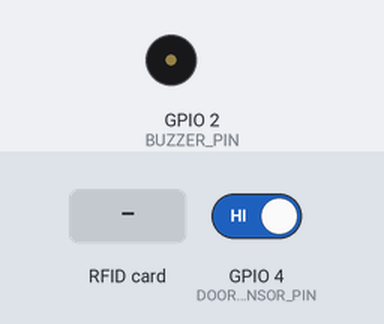
Simulated run of this sketch. Board: ESP32-S3. Parts: buzzer (waves = sounding, pin HIGH). The inputs (shaded band) are chosen by the test bench; at power-on: GPIO 4 (DOOR_SENSOR_PIN) HIGH. WiFi joins after 1.5 s; servers stay silent unless stated; uploads are accepted with an empty reply; what the sketch prints to the serial monitor is not drawn.

Above: at 3.7 s.
3.8 s: GPIO 4 (DOOR_SENSOR_PIN) driven LOW
At 3.95 s:
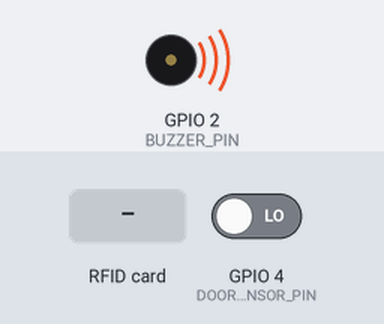
6.8 s: RFID card DE AD BE EF held to the reader
At 8.0 s:
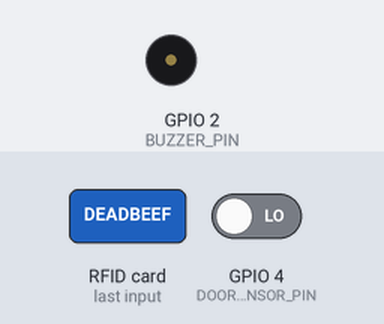
8.7 s: RFID card CA FE BA BE held to the reader
At 9.42 s:
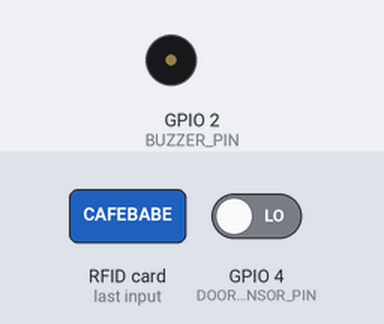
10.7 s: RFID card 5E 7A 19 C4 held to the reader
At 11.7 s:
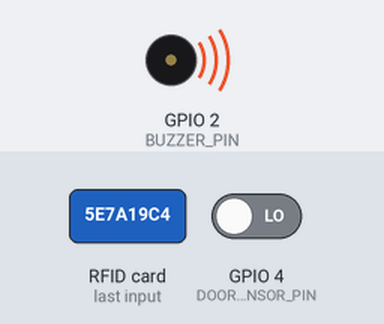
Timing chart, 0 to 13.7 s (numbered marks = the images above; inputs shaded):
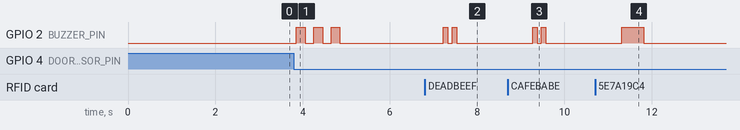

Measured:
- after the input at 3.8 s, GPIO 2 (BUZZER_PIN): alternates HIGH for 0.20 s and LOW for 0.20 s, 6 changes in all, then stays LOW, starting after 0.06 s
- after the input at 6.8 s, GPIO 2 (BUZZER_PIN): alternates HIGH for 0.10 s and LOW for 0.10 s, 4 changes in all, then stays LOW, starting after 0.43 s
- after the input at 8.7 s, GPIO 2 (BUZZER_PIN): alternates HIGH for 0.10 s and LOW for 0.10 s, 4 changes in all, then stays LOW, starting after 0.57 s
- after the input at 10.7 s, GPIO 2 (BUZZER_PIN): LOW → HIGH after 0.61 s, → LOW 0.50 s later

The sketch:

esp32_door_sensor.ino
```cpp
/*
 * ESP32-S3 Door Sensor Security System
 *
 * Hardware Requirements:
 * - ESP32-S3 Dev Board
 * - Magnetic Reed Switch (Door Sensor)
 * - RFID-RC522 Module (for authorization)
 * - Buzzer (optional for local alerts)
 *
 * Pin Configuration:
 * - DOOR_SENSOR_PIN: GPIO 4 (Reed switch)
 * - RFID SDA/SS: GPIO 5
 * - RFID SCK: GPIO 18
 * - RFID MOSI: GPIO 23
 * - RFID MISO: GPIO 19
 * - RFID RST: GPIO 22
 * - BUZZER_PIN: GPIO 2
 */

#include <WiFi.h>
#include <HTTPClient.h>
#include <ArduinoJson.h>
#include <MFRC522.h>
#include <SPI.h>

// WiFi credentials - CHANGE THESE
const char* ssid = "YOUR_WIFI_SSID";
const char* password = "YOUR_WIFI_PASSWORD";

// API endpoint - CHANGE THIS to your deployed URL
const char* serverUrl = "https://your-app.vercel.app/api/door/event";

// IMPORTANT: Configure these values for each ESP32 board
// Example configurations for each location:
// SANTIAGO: boardName = "ESP32-SANTIAGO-01", location = "SANTIAGO CASA MATRIZ"
// ANTOFAGASTA: boardName = "ESP32-ANTOFAGASTA-01", location = "ANTOFAGASTA"
// COQUIMBO: boardName = "ESP32-COQUIMBO-01", location = "COQUIMBO"
// CONCEPCIÓN: boardName = "ESP32-CONCEPCION-01", location = "CONCEPCIÓN"
// PUERTO MONTT: boardName = "ESP32-PUERTOMONTT-01", location = "PUERTO MONTT"

const char* boardName = "ESP32-SANTIAGO-01";  // Change for each board
const char* location = "SANTIAGO CASA MATRIZ";  // Must match database locations

// Pin definitions
#define DOOR_SENSOR_PIN 4
#define BUZZER_PIN 2
#define RST_PIN 22
#define SS_PIN 5

// RFID setup
MFRC522 rfid(SS_PIN, RST_PIN);

// Authorized RFID UIDs (add your card UIDs here)
byte authorizedUIDs[][4] = {
  {0xDE, 0xAD, 0xBE, 0xEF},  // Example UID 1
  {0xCA, 0xFE, 0xBA, 0xBE}   // Example UID 2
};
const int numAuthorizedCards = 2;

// State tracking
bool lastDoorState = HIGH;  // HIGH = closed, LOW = open
bool rfidAuthorized = false;
unsigned long lastRfidCheck = 0;
const unsigned long RFID_CHECK_INTERVAL = 1000;  // Check RFID every 1 second
const unsigned long AUTH_TIMEOUT = 5000;  // Authorization valid for 5 seconds

void setup() {
  Serial.begin(115200);
  delay(1000);

  Serial.println("ESP32-S3 Door Sensor Starting...");

  // Initialize pins
  pinMode(DOOR_SENSOR_PIN, INPUT_PULLUP);
  pinMode(BUZZER_PIN, OUTPUT);
  digitalWrite(BUZZER_PIN, LOW);

  // Initialize SPI and RFID
  SPI.begin();
  rfid.PCD_Init();
  Serial.println("RFID initialized");

  // Connect to WiFi
  connectWiFi();

  // Read initial door state
  lastDoorState = digitalRead(DOOR_SENSOR_PIN);
  Serial.printf("Initial door state: %s\n", lastDoorState == HIGH ? "CLOSED" : "OPEN");
}

void loop() {
  // Check WiFi connection
  if (WiFi.status() != WL_CONNECTED) {
    Serial.println("WiFi disconnected, reconnecting...");
    connectWiFi();
  }

  // Check for RFID card
  checkRFID();

  // Read door sensor
  bool currentDoorState = digitalRead(DOOR_SENSOR_PIN);

  // Detect state change
  if (currentDoorState != lastDoorState) {
    delay(50);  // Debounce
    currentDoorState = digitalRead(DOOR_SENSOR_PIN);

    if (currentDoorState != lastDoorState) {
      lastDoorState = currentDoorState;
      handleDoorEvent(currentDoorState);
    }
  }

  delay(100);
}

void connectWiFi() {
  Serial.printf("Connecting to WiFi: %s\n", ssid);
  WiFi.begin(ssid, password);

  int attempts = 0;
  while (WiFi.status() != WL_CONNECTED && attempts < 30) {
    delay(500);
    Serial.print(".");
    attempts++;
  }

  if (WiFi.status() == WL_CONNECTED) {
    Serial.println("\nWiFi connected!");
    Serial.print("IP address: ");
    Serial.println(WiFi.localIP());
  } else {
    Serial.println("\nWiFi connection failed!");
  }
}

void checkRFID() {
  if (millis() - lastRfidCheck < RFID_CHECK_INTERVAL) {
    return;
  }
  lastRfidCheck = millis();

  // Reset authorization if timeout expired
  if (rfidAuthorized && millis() - lastRfidCheck > AUTH_TIMEOUT) {
    rfidAuthorized = false;
  }

  // Check for new card
  if (!rfid.PICC_IsNewCardPresent() || !rfid.PICC_ReadCardSerial()) {
    return;
  }

  Serial.print("RFID detected: ");
  for (byte i = 0; i < rfid.uid.size; i++) {
    Serial.print(rfid.uid.uidByte[i] < 0x10 ? " 0" : " ");
    Serial.print(rfid.uid.uidByte[i], HEX);
  }
  Serial.println();

  // Check if card is authorized
  bool authorized = false;
  for (int i = 0; i < numAuthorizedCards; i++) {
    if (memcmp(rfid.uid.uidByte, authorizedUIDs[i], 4) == 0) {
      authorized = true;
      break;
    }
  }

  if (authorized) {
    Serial.println("Access GRANTED");
    rfidAuthorized = true;
    beep(2, 100);  // Two short beeps
    sendEvent("authorized", true, "RFID card authorized");
  } else {
    Serial.println("Access DENIED");
    beep(1, 500);  // One long beep
    sendEvent("unauthorized", false, "Unknown RFID card");
  }

  rfid.PICC_HaltA();
  rfid.PCD_StopCrypto1();
}

void handleDoorEvent(bool doorState) {
  String eventType;
  bool authorized = false;
  String details = "";

  if (doorState == LOW) {  // Door opened
    if (rfidAuthorized) {
      eventType = "open";
      authorized = true;
      details = "Door opened with authorization";
      Serial.println("Door OPENED (Authorized)");
      rfidAuthorized = false;  // Reset authorization
    } else {
      eventType = "forced";
      authorized = false;
      details = "Door opened without authorization";
      Serial.println("Door OPENED (FORCED/UNAUTHORIZED)");
      beep(3, 200);  // Three beeps for alert
    }
  } else {  // Door closed
    eventType = "close";
    authorized = true;
    details = "Door closed";
    Serial.println("Door CLOSED");
  }

  sendEvent(eventType, authorized, details);
}

void sendEvent(String eventType, bool authorized, String details) {
  if (WiFi.status() != WL_CONNECTED) {
    Serial.println("Cannot send event - WiFi not connected");
    return;
  }

  HTTPClient http;
  http.begin(serverUrl);
  http.addHeader("Content-Type", "application/json");

  StaticJsonDocument<300> doc;
  doc["event_type"] = eventType;
  doc["authorized"] = authorized;
  doc["door_id"] = "main_door";
  doc["board_name"] = boardName;
  doc["location"] = location;

  JsonObject detailsObj = doc.createNestedObject("details");
  detailsObj["message"] = details;
  detailsObj["rssi"] = WiFi.RSSI();

  String jsonPayload;
  serializeJson(doc, jsonPayload);

  Serial.printf("Sending event: %s\n", jsonPayload.c_str());

  int httpResponseCode = http.POST(jsonPayload);

  if (httpResponseCode > 0) {
    String response = http.getString();
    Serial.printf("Response: %d - %s\n", httpResponseCode, response.c_str());
  } else {
    Serial.printf("Error sending event: %s\n", http.errorToString(httpResponseCode).c_str());
  }

  http.end();
}

void beep(int times, int duration) {
  for (int i = 0; i < times; i++) {
    digitalWrite(BUZZER_PIN, HIGH);
    delay(duration);
    digitalWrite(BUZZER_PIN, LOW);
    if (i < times - 1) {
      delay(duration);
    }
  }
}
```
